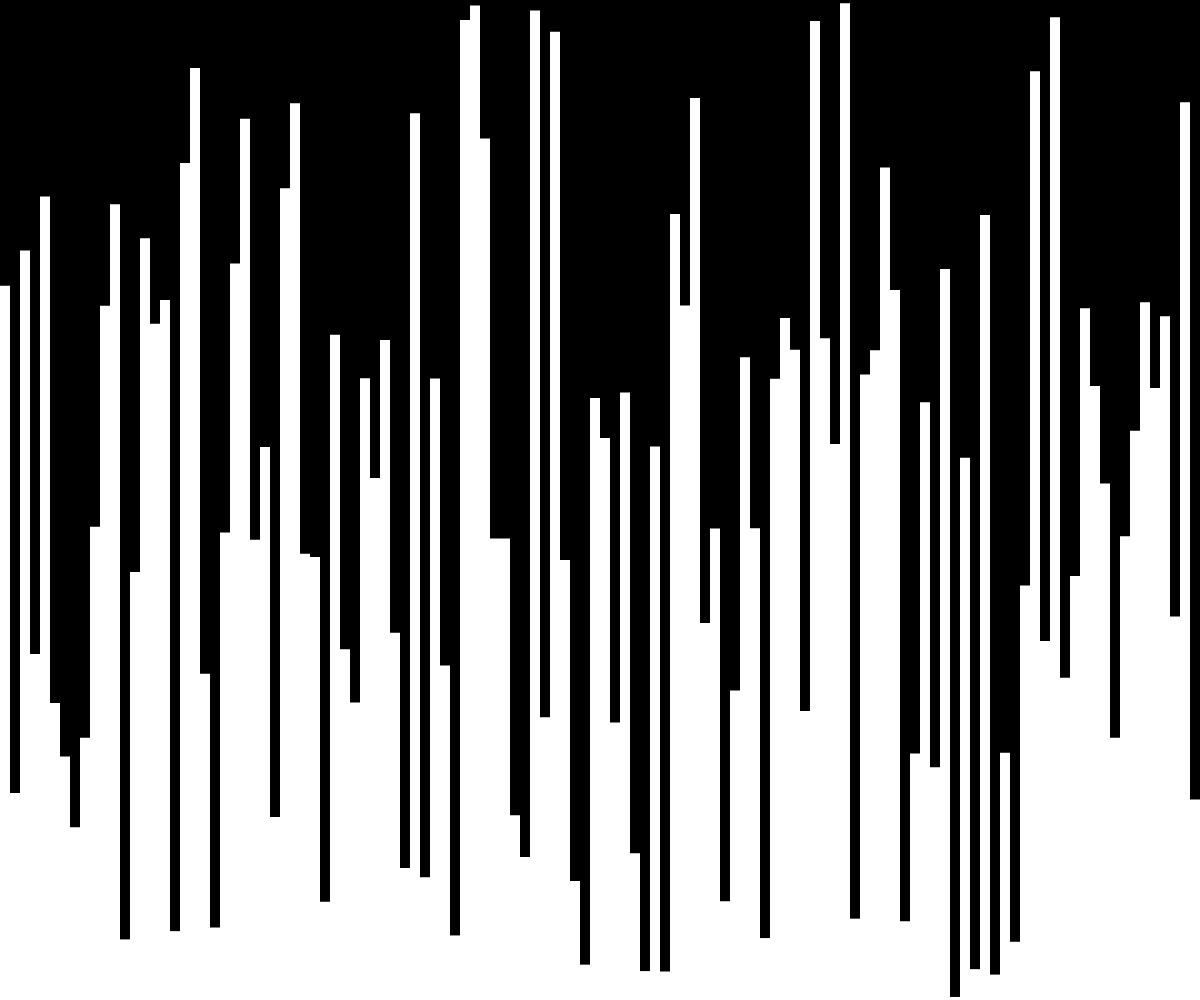
Frame 1 (no input)
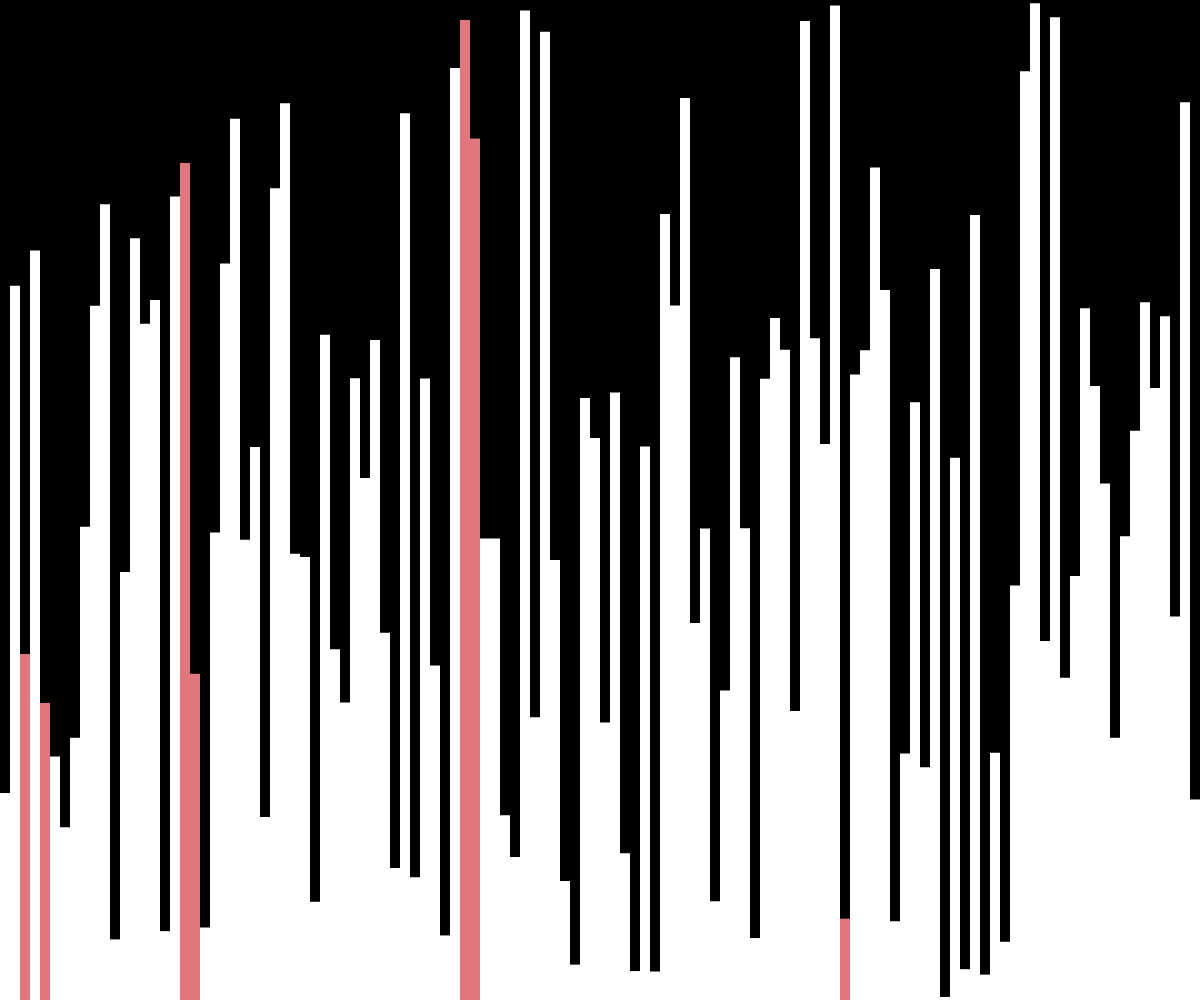
Frame 60 (no input)
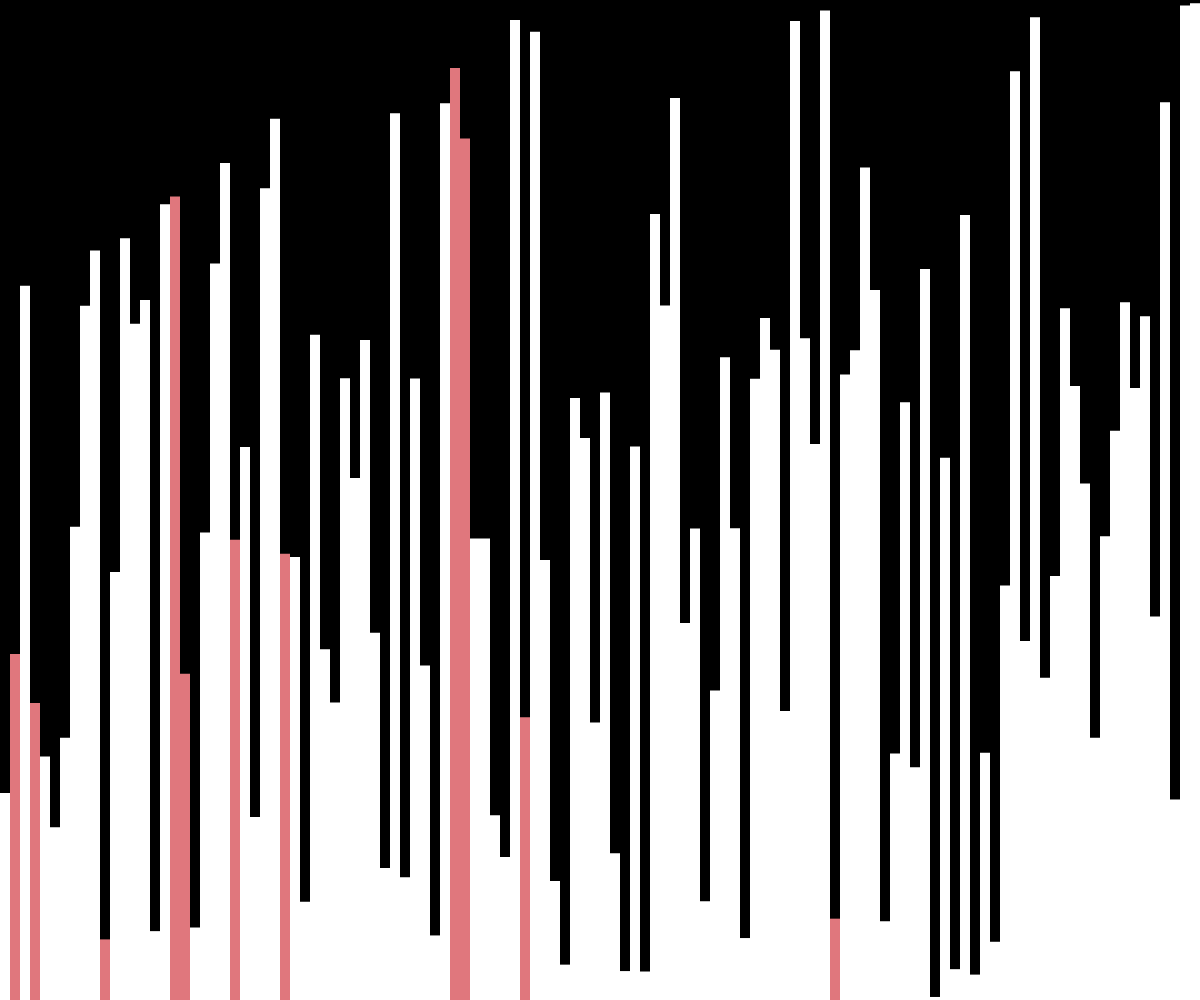
Frame 120 (the mouse pressed at the canvas centre since frame 60)

The p5.js sketch that drew these frames (run headless with seeded random() and noise() and a simulated clock; from frame 60 on, the mouse is pressed at the canvas centre):

// p5.js sketch
// ── sketch.js
// bubble_sort Visualization
// Daniel Shiffman
// https://thecodingtrain.com/CodingChallenges/143-quicksort.html
// https://editor.p5js.org/codingtrain/sketches/vic6Qzo-j
// https://youtu.be/eqo2LxRADhU

let values = [];
let w = 10;

let states = [];

function setup() {
  createCanvas(windowWidth, windowHeight);
  values = new Array(floor(width / w));
  for (let i = 0; i < values.length; i++) {
    values[i] = random(height);
    states[i] = -1;
  }
  bubbleSort(values);
}

async function bubbleSort(arr){

  var len = arr.length;
  for (var i = len-1; i>=0; i--){ 
    for(var j = 1; j<=i; j++){
      await sleep(10)
      let index = j
      states[j] = 0
      if(arr[j-1]>arr[j]){
          
          var temp = arr[j-1];
          arr[j-1] = arr[j];
          states[j] = -1
          arr[j] = temp;
       }
    }
  }
  return arr;
}
// async function quickSort(arr, start, end) {
//   if (start >= end) {
//     return;
//   }
//   let index = await partition(arr, start, end);
//   states[index] = -1;

//   await Promise.all([
//     quickSort(arr, start, index - 1),
//     quickSort(arr, index + 1, end)
//   ]);
// }

// async function partition(arr, start, end) {
//   for (let i = start; i < end; i++) {
//     states[i] = 1;
//   }

//   let pivotValue = arr[end];
//   let pivotIndex = start;
//   states[pivotIndex] = 0;
//   for (let i = start; i < end; i++) {
//     if (arr[i] < pivotValue) {
//       await swap(arr, i, pivotIndex);
//       states[pivotIndex] = -1;
//       pivotIndex++;
//       states[pivotIndex] = 0;
//     }
//   }
//   await swap(arr, pivotIndex, end);

//   for (let i = start; i < end; i++) {
//     if (i != pivotIndex) {
//       states[i] = -1;
//     }
//   }

//   return pivotIndex;
// }

function draw() {
  background(0);

  for (let i = 0; i < values.length; i++) {
    noStroke();
    if (states[i] == 0) {
      fill('#E0777D');
    } else if (states[i] == 1) {
      fill('#D6FFB7');
    } else {
      fill(255);
    }
    rect(i * w, height - values[i], w, values[i]);
  }
}

async function swap(arr, a, b) {
  await sleep(50);
  let temp = arr[a];
  arr[a] = arr[b];
  arr[b] = temp;
}

function sleep(ms) {
  return new Promise(resolve => setTimeout(resolve, ms));
}
